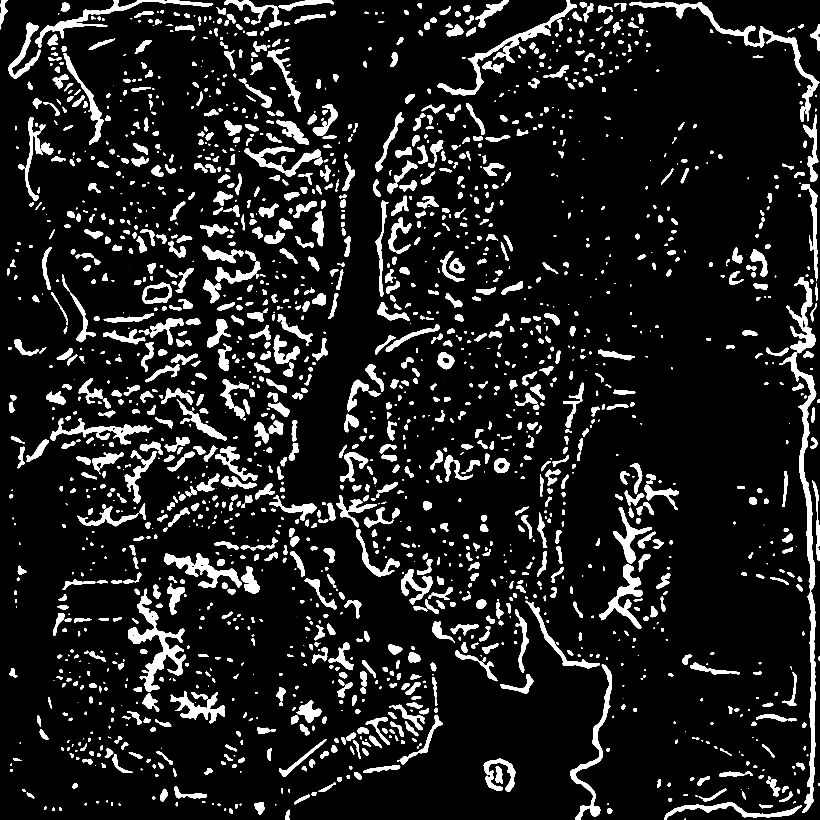
#> input picture data/projects/Zimnitrita/debug/curvature_deep_P10.png, 4097 x 4097 px, given in place of export curv.png, which was not available (shown at 1/5 size)
$ python compare_masks.py
#> lines starting #> are read from the running program, lines starting #| are printed output that depends on the picture; after the words box and inside, x2 and y2 are one past the last pixel; in counts of white or black regions, pixels touching at a corner belong together; pictures that were not available may be replaced by others from this repository, and a replacement may not be noted
#!/usr/bin/env python
# -*- coding: utf-8 -*-
"""
Compare masque manuel vs masque généré P58
"""

import numpy as np
import cv2
from pathlib import Path

# Chemins
MANUAL = Path("data/projects/Zimnitrita/sources/reforger/export curv.png")
P58 = Path("data/projects/Zimnitrita/debug/curvature_deep_P58.png")
OUTPUT = Path("data/projects/Zimnitrita/debug/comparison_manual_vs_P58.png")

print("=" * 80)
print("COMPARAISON MASQUE MANUEL vs P58")
print("=" * 80)

# Charger masques
print(f"\n[1/3] Chargement masques...")
manual = cv2.imread(str(MANUAL), cv2.IMREAD_GRAYSCALE)
#> manual: shape (4097, 4097); 10% white; 1961 white regions (108 under 20 px), largest, box (x1, y1, x2, y2) and area: (3895, 1762, 4081, 4064) 52811, (640, 2944, 928, 3460) 34325, (3146, 9, 4097, 606) 32255
p58 = cv2.imread(str(P58), cv2.IMREAD_GRAYSCALE)
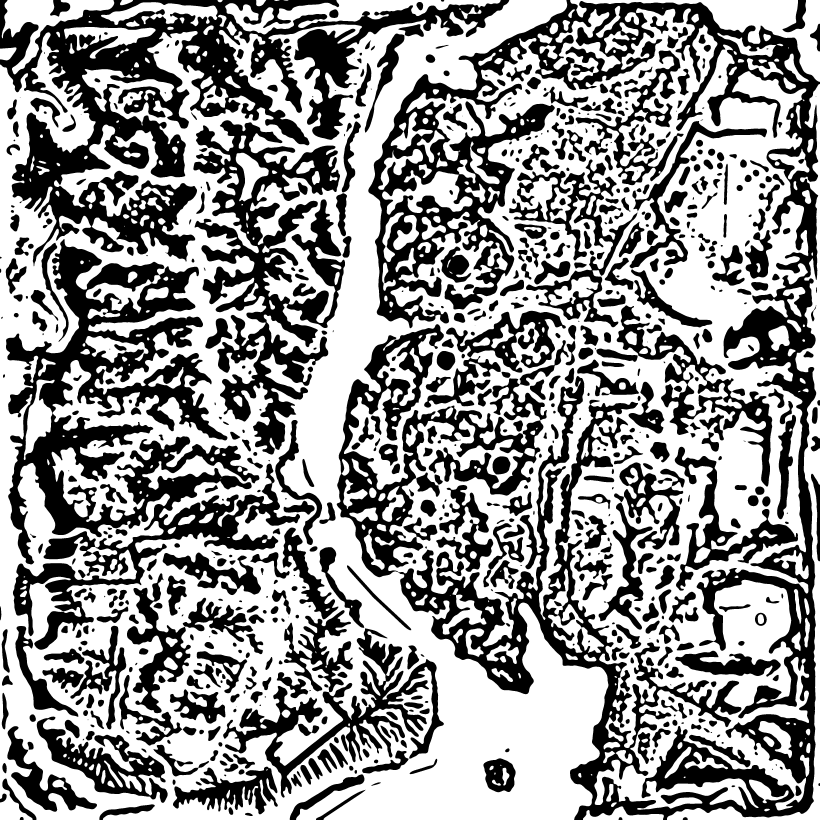
#> input picture data/projects/Zimnitrita/debug/curvature_deep_P58.png, 4097 x 4097 px, found by its file name (shown at 1/5 size)
#> p58: shape (4097, 4097); 58% white; 752 black regions (20 under 20 px), largest, box (x1, y1, x2, y2) and area: (1684, 0, 4097, 4097) 2112361, (0, 0, 2546, 1332) 929227, (30, 1195, 1500, 3249) 898985

print(f"  Manuel : {manual.shape}")
#|   Manuel : (4097, 4097)
print(f"  P58    : {p58.shape}")
#|   P58    : (4097, 4097)

# Downsampler pour accélérer (travail sur 4097x4097 au lieu de 16257x16257)
TARGET_SIZE = 2048  # Résolution de travail
if manual.shape[0] > TARGET_SIZE:
    print(f"  Downsample manuel vers {TARGET_SIZE}x{TARGET_SIZE}...")
    manual = cv2.resize(manual, (TARGET_SIZE, TARGET_SIZE), interpolation=cv2.INTER_AREA)
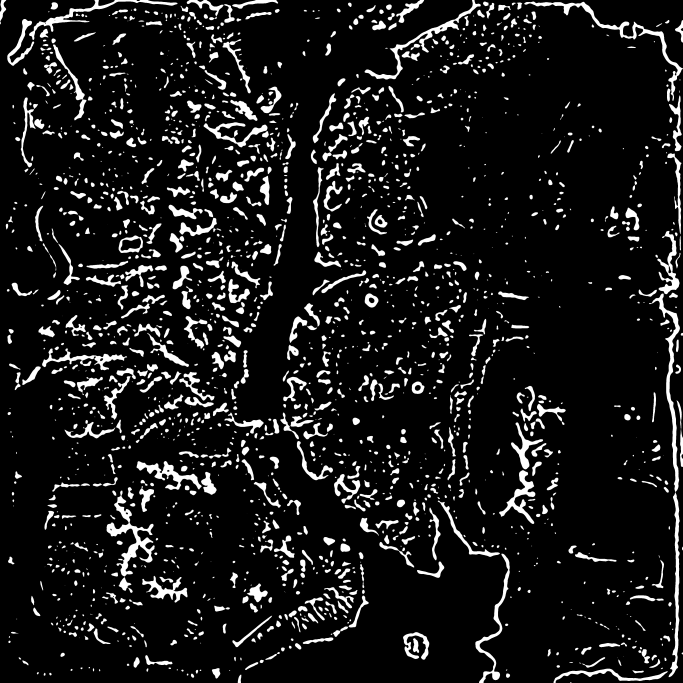
#> manual: shape (2048, 2048) (shown at 1/3 size); min 0, max 255, mean 25.5

if p58.shape[0] > TARGET_SIZE:
    print(f"  Downsample P58 vers {TARGET_SIZE}x{TARGET_SIZE}...")
    p58 = cv2.resize(p58, (TARGET_SIZE, TARGET_SIZE), interpolation=cv2.INTER_AREA)
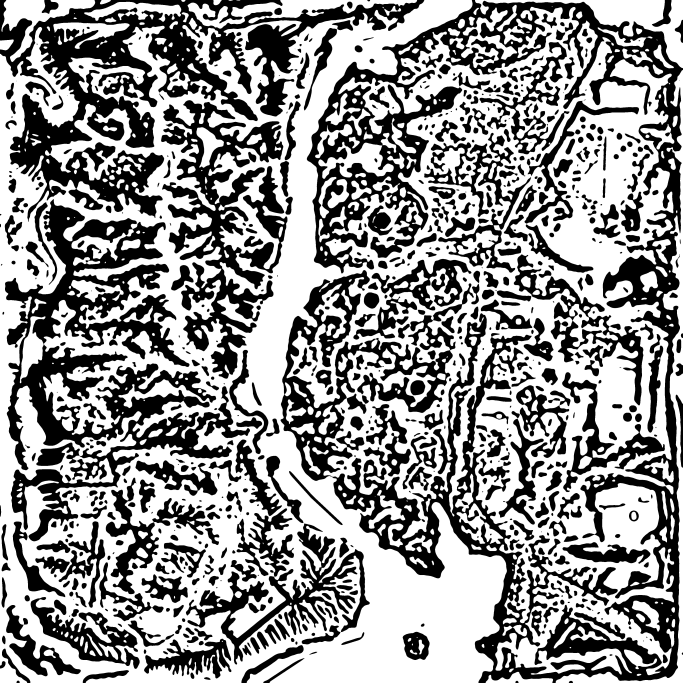
#> p58: shape (2048, 2048) (shown at 1/3 size); min 0, max 255, mean 147.9

# Redimensionner si encore différents
if manual.shape != p58.shape:
    print(f"  Resize manuel vers {p58.shape}...")
    manual = cv2.resize(manual, (p58.shape[1], p58.shape[0]), interpolation=cv2.INTER_NEAREST)

# Binariser (>128 = peint/concave)
manual_bin = (manual > 128).astype(np.uint8)
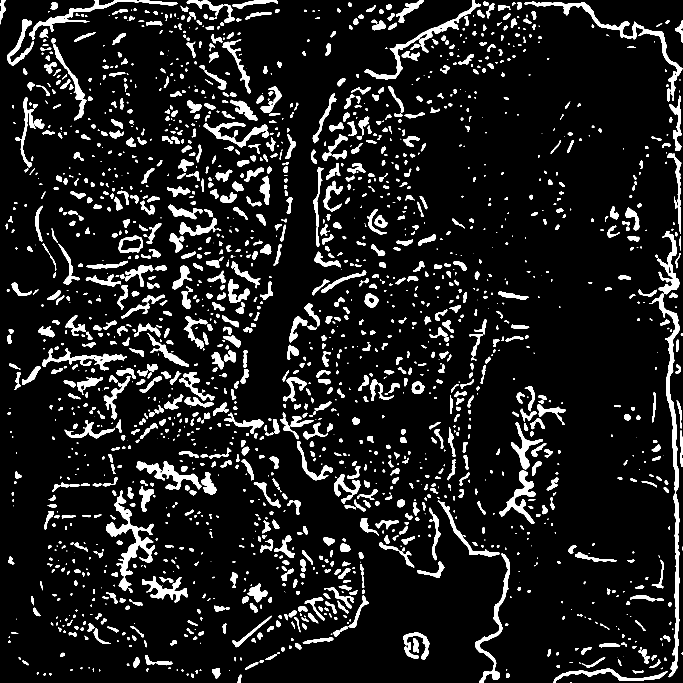
#> manual_bin: shape (2048, 2048) (shown at 1/3 size); values 0 (black) and 1 (white), 10% white; 1944 white regions (375 under 20 px), largest, box (x1, y1, x2, y2) and area: (1947, 881, 2040, 2032) 12988, (320, 1472, 464, 1730) 8568, (1573, 5, 2048, 303) 7995
p58_bin = (p58 > 128).astype(np.uint8)
#> p58_bin: shape (2048, 2048); values 0 (black) and 1 (white), 58% white; 747 black regions (87 under 20 px), largest, box (x1, y1, x2, y2) and area: (842, 0, 2048, 2048) 522356, (0, 0, 1273, 665) 232224, (15, 597, 750, 1624) 224710

# Stats
n_total = manual_bin.size
#> n_total = 4194304
n_manual = int(np.sum(manual_bin))
#> n_manual = 417927
n_p58 = int(np.sum(p58_bin))
#> n_p58 = 2431854
n_both = int(np.sum(manual_bin & p58_bin))
#> n_both = 5928
n_only_manual = int(np.sum(manual_bin & ~p58_bin))
#> n_only_manual = 411999
n_only_p58 = int(np.sum(~manual_bin & p58_bin))
#> n_only_p58 = 2425926
n_neither = int(np.sum(~manual_bin & ~p58_bin))
#> n_neither = 1066703667

print(f"\n[2/3] Statistiques...")
print(f"  Pixels totaux        : {n_total:,}")
#|   Pixels totaux        : 4,194,304
print(f"  Manuel seul          : {n_manual:,} ({n_manual/n_total*100:.2f}%)")
#|   Manuel seul          : 417,927 (9.96%)
print(f"  P58 seul             : {n_p58:,} ({n_p58/n_total*100:.2f}%)")
#|   P58 seul             : 2,431,854 (57.98%)
print(f"  Correspondance (AND) : {n_both:,} ({n_both/n_total*100:.2f}%)")
#|   Correspondance (AND) : 5,928 (0.14%)
print(f"  Seulement manuel     : {n_only_manual:,} ({n_only_manual/n_total*100:.2f}%) <- MANQUE P58")
#|   Seulement manuel     : 411,999 (9.82%) <- MANQUE P58
print(f"  Seulement P58        : {n_only_p58:,} ({n_only_p58/n_total*100:.2f}%) <- TROP PERMISSIF")
#|   Seulement P58        : 2,425,926 (57.84%) <- TROP PERMISSIF
print(f"  Aucun des deux       : {n_neither:,} ({n_neither/n_total*100:.2f}%)")
#|   Aucun des deux       : 1,066,703,667 (25432.20%)

# Métriques
if n_manual > 0:
    recall = n_both / n_manual * 100  # % du manuel capturé par P58
#> recall = 1.42
else:
    recall = 0

if n_p58 > 0:
    precision = n_both / n_p58 * 100  # % de P58 qui est dans le manuel
#> precision = 0.244
else:
    precision = 0

if (precision + recall) > 0:
    f1 = 2 * (precision * recall) / (precision + recall)
#> f1 = 0.416
else:
    f1 = 0

print(f"\n  RECALL    (couverture manuel) : {recall:.1f}%")
#|   RECALL    (couverture manuel) : 1.4%
print(f"  PRECISION (justesse P58)      : {precision:.1f}%")
#|   PRECISION (justesse P58)      : 0.2%
print(f"  F1-SCORE  (equilibre)         : {f1:.1f}%")
#|   F1-SCORE  (equilibre)         : 0.4%
#> (the run stopped early here; a loop or call above may not have finished)
